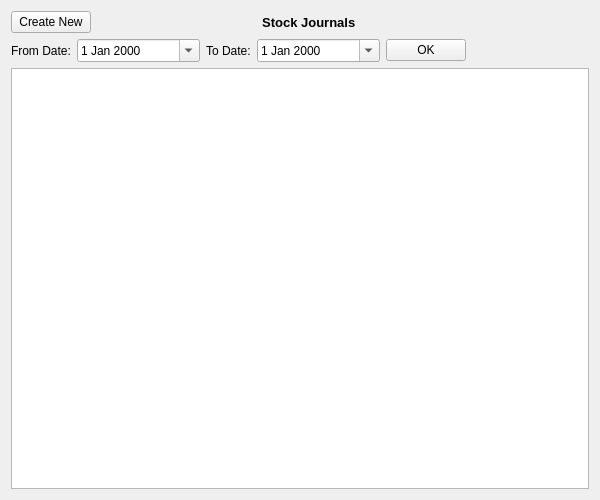
<?xml version="1.0" encoding="UTF-8"?>
<ui version="4.0">
 <class>stockJournals</class>
 <widget class="QWidget" name="stockJournals">
  <property name="geometry">
   <rect>
    <x>0</x>
    <y>0</y>
    <width>600</width>
    <height>500</height>
   </rect>
  </property>
  <property name="windowTitle">
   <string>Form</string>
  </property>
  <layout class="QGridLayout" name="gridLayout">
   <item row="0" column="0">
    <widget class="QPushButton" name="createNewPushButton">
     <property name="sizePolicy">
      <sizepolicy hsizetype="Fixed" vsizetype="Fixed">
       <horstretch>0</horstretch>
       <verstretch>0</verstretch>
      </sizepolicy>
     </property>
     <property name="text">
      <string>Create New</string>
     </property>
    </widget>
   </item>
   <item row="0" column="1">
    <widget class="QLabel" name="titleLabel">
     <property name="font">
      <font>
       <pointsize>10</pointsize>
       <weight>75</weight>
       <bold>true</bold>
      </font>
     </property>
     <property name="text">
      <string>Stock Journals                   </string>
     </property>
     <property name="alignment">
      <set>Qt::AlignCenter</set>
     </property>
    </widget>
   </item>
   <item row="1" column="0" colspan="2">
    <layout class="QHBoxLayout" name="horizontalLayout" stretch="0,1,0,1,0,1">
     <item>
      <widget class="QLabel" name="fromDateLabel">
       <property name="text">
        <string>From Date:</string>
       </property>
      </widget>
     </item>
     <item>
      <widget class="QDateEdit" name="fromDateDateEdit">
       <property name="calendarPopup">
        <bool>true</bool>
       </property>
      </widget>
     </item>
     <item>
      <widget class="QLabel" name="toDateLabel">
       <property name="text">
        <string>To Date:</string>
       </property>
      </widget>
     </item>
     <item>
      <widget class="QDateEdit" name="toDateDateEdit">
       <property name="calendarPopup">
        <bool>true</bool>
       </property>
      </widget>
     </item>
     <item>
      <widget class="QPushButton" name="okPushButton">
       <property name="sizePolicy">
        <sizepolicy hsizetype="Fixed" vsizetype="Fixed">
         <horstretch>0</horstretch>
         <verstretch>0</verstretch>
        </sizepolicy>
       </property>
       <property name="text">
        <string>OK</string>
       </property>
      </widget>
     </item>
     <item>
      <spacer name="horizontalSpacer">
       <property name="orientation">
        <enum>Qt::Horizontal</enum>
       </property>
       <property name="sizeHint" stdset="0">
        <size>
         <width>40</width>
         <height>20</height>
        </size>
       </property>
      </spacer>
     </item>
    </layout>
   </item>
   <item row="2" column="0" colspan="2">
    <widget class="QTableView" name="tableView">
     <property name="selectionBehavior">
      <enum>QAbstractItemView::SelectRows</enum>
     </property>
    </widget>
   </item>
  </layout>
 </widget>
 <tabstops>
  <tabstop>createNewPushButton</tabstop>
  <tabstop>fromDateDateEdit</tabstop>
  <tabstop>toDateDateEdit</tabstop>
  <tabstop>okPushButton</tabstop>
  <tabstop>tableView</tabstop>
 </tabstops>
 <resources/>
 <connections/>
</ui>
